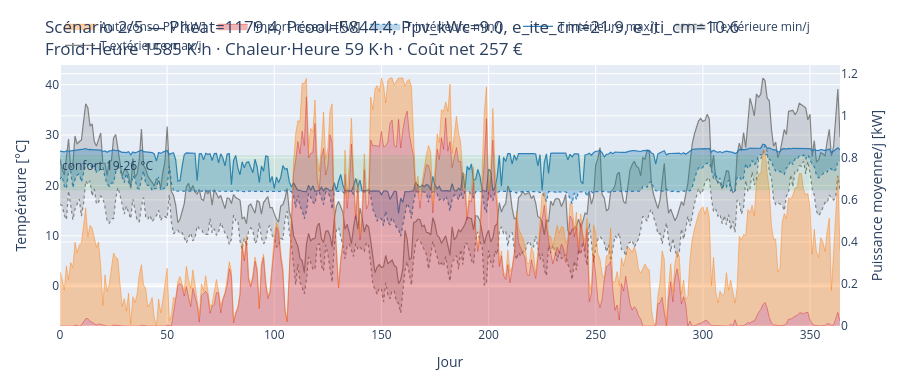

The notebook cell this image was saved under:
### Code cell
if len(selected_idx) > 1:
    idx = selected_idx[1]
    x = X[idx]
    params_txt = ", ".join(f"{n}={v:.1f}" for n, v in zip(VAR_NAMES, x))
    title = (f"Scénario 2/{len(selected_idx)} — {params_txt}<br>"
             f"Froid·Heure {F[idx, 0]:.0f} K·h · Chaleur·Heure {F[idx, 1]:.0f} K·h · Coût net {F[idx, 2]:.0f} €")
    plot_scenario(x, title).show()

### Figure 1 — Plotly figure (JSON) as saved in the notebook; plotly's stock layout.template omitted (floating-point values rounded to 4 significant figures; data arrays with more than 128 entries replaced by an {"elided": "..."} marker saying what was removed)
{"data": [{"line": {"color": "rgba(120,120,120,0.9)", "width": 1.2}, "mode": "lines", "name": "T extérieure max/j", "type": "scatter", "x": {"elided": "365 int values"}, "y": {"elided": "365 float values"}}, {"fill": "tonexty", "fillcolor": "rgba(120,120,120,0.25)", "line": {"color": "rgba(120,120,120,0.9)", "dash": "dot", "width": 1.2}, "mode": "lines", "name": "T extérieure min/j", "type": "scatter", "x": {"elided": "365 int values"}, "y": {"elided": "365 float values"}}, {"line": {"color": "rgba(31,119,180,0.9)", "width": 1.2}, "mode": "lines", "name": "T intérieure max/j", "type": "scatter", "x": {"elided": "365 int values"}, "y": {"elided": "365 float values"}}, {"fill": "tonexty", "fillcolor": "rgba(31,119,180,0.3)", "line": {"color": "rgba(31,119,180,0.9)", "dash": "dot", "width": 1.2}, "mode": "lines", "name": "T intérieure min/j", "type": "scatter", "x": {"elided": "365 int values"}, "y": {"elided": "365 float values"}}, {"fillcolor": "rgba(214,39,40,0.35)", "line": {"color": "rgba(214,39,40,0.9)", "width": 0.5}, "mode": "lines", "name": "Import réseau [kW]", "stackgroup": "power", "type": "scatter", "x": {"elided": "365 int values"}, "y": {"elided": "365 float values"}, "yaxis": "y2"}, {"fillcolor": "rgba(255,127,14,0.35)", "line": {"color": "rgba(255,127,14,0.9)", "width": 0.5}, "mode": "lines", "name": "Autoconso PV [kW]", "stackgroup": "power", "type": "scatter", "x": {"elided": "365 int values"}, "y": {"elided": "365 float values"}, "yaxis": "y2"}], "layout": {"annotations": [{"showarrow": false, "text": "confort 19-26 °C", "x": 0, "xanchor": "left", "xref": "x domain", "y": 26.0, "yanchor": "top", "yref": "y"}], "height": 380, "hovermode": "x unified", "legend": {"orientation": "h", "x": 0, "xanchor": "left", "y": 1.02, "yanchor": "bottom"}, "margin": {"b": 40, "l": 60, "r": 60, "t": 60}, "shapes": [{"fillcolor": "rgba(46,160,67,0.12)", "line": {"width": 0}, "type": "rect", "x0": 0, "x1": 1, "xref": "x domain", "y0": 19.0, "y1": 26.0, "yref": "y"}], "title": {"text": "Scénario 2/5 — Pheat=1179.4, Pcool=5844.4, Ppv_kWc=9.0, e_ite_cm=21.9, e_iti_cm=10.6<br>Froid·Heure 1585 K·h · Chaleur·Heure 59 K·h · Coût net 257 €"}, "xaxis": {"title": {"text": "Jour"}}, "yaxis": {"title": {"text": "Température [°C]"}}, "yaxis2": {"overlaying": "y", "rangemode": "tozero", "side": "right", "title": {"text": "Puissance moyenne/j [kW]"}}}}
